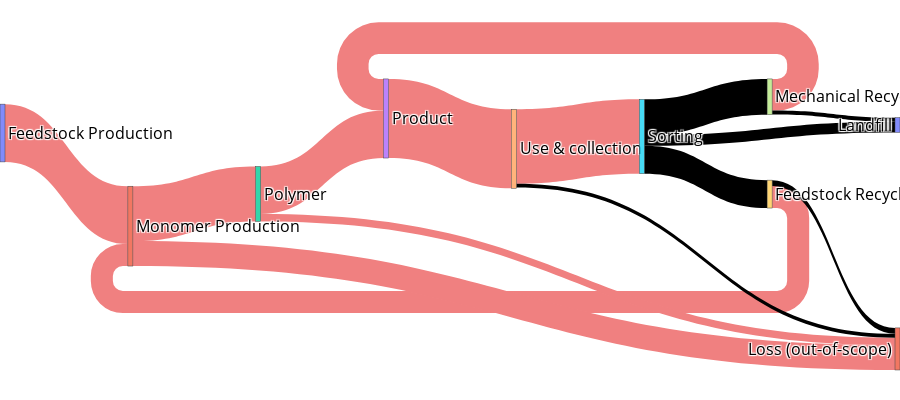

Source (notebook cell):
### Code cell
# graph the Sankey
fig = go.Figure(data)
fig.update_layout(
    hovermode = 'x',
    paper_bgcolor = '#FFFFFF', 
)
# Update the layout
fig.update_layout(
    hovermode='x',
    paper_bgcolor='#FFFFFF',
    margin=dict(l=0, r=0, t=0, b=30), # Adjust margins to give more space for flows
    font_size=16,
    font_color='black'
)
fig.update_layout(
    width=900,  # Decrease the width
    height=400  # Decrease the height
)
plt.savefig('min_gwp.pdf', format='pdf')
fig.show()

### Figure 1 — Plotly figure (JSON) as saved in the notebook; plotly's stock layout.template omitted (floating-point values rounded to 4 significant figures)
{"data": [{"arrangement": "snap", "link": {"color": ["#F08080", "#F08080", "#F08080", "#F08080", "#F08080", "#F08080", "#F08080", "#F08080", "#F08080", "#F08080", "#F08080"], "source": [0, 1, 9, 1, 2, 2, 6, 7, 3, 4, 4, 4, 5, 5, 5, 5, 5, 7, 8, 8, 9], "target": [1, 2, 1, 11, 3, 11, 3, 3, 4, 5, 10, 11, 6, 7, 8, 9, 10, 10, 2, 1, 11], "value": [124286848947, 118095755176, 47408146875, 53599240646, 102174329909, 15921425266, 0, 67960170087, 170134500000, 160027500000, 0, 8422500000, 0, 76923466752, 0, 60010312500, 23093720743, 8614406902, 0, 0, 12602165625]}, "node": {"label": ["Feedstock Production", "Monomer Production", "Polymer", "Product", "Use & collection", "Sorting", "Advanced Recycling", "Mechanical Recycling", "Monomer Recycling", "Feedstock Recycling", "Landfill", "Loss (out-of-scope)"], "pad": 5, "thickness": 5, "x": [0.002778, 0.1448, 0.2869, 0.429, 0.571, 0.7131, 0.8552, 0.8552, 0.9972, 0.9972], "y": [0.3595, 0.6112, 0.5241, 0.3202, 0.4021, 0.369, 0.2617, 0.5246, 0.3379, 0.9431]}, "type": "sankey", "valueformat": ".2f", "valuesuffix": " MT"}], "layout": {"font": {"color": "black", "size": 16}, "height": 400, "hovermode": "x", "margin": {"b": 30, "l": 0, "r": 0, "t": 0}, "paper_bgcolor": "#FFFFFF", "width": 900}}
